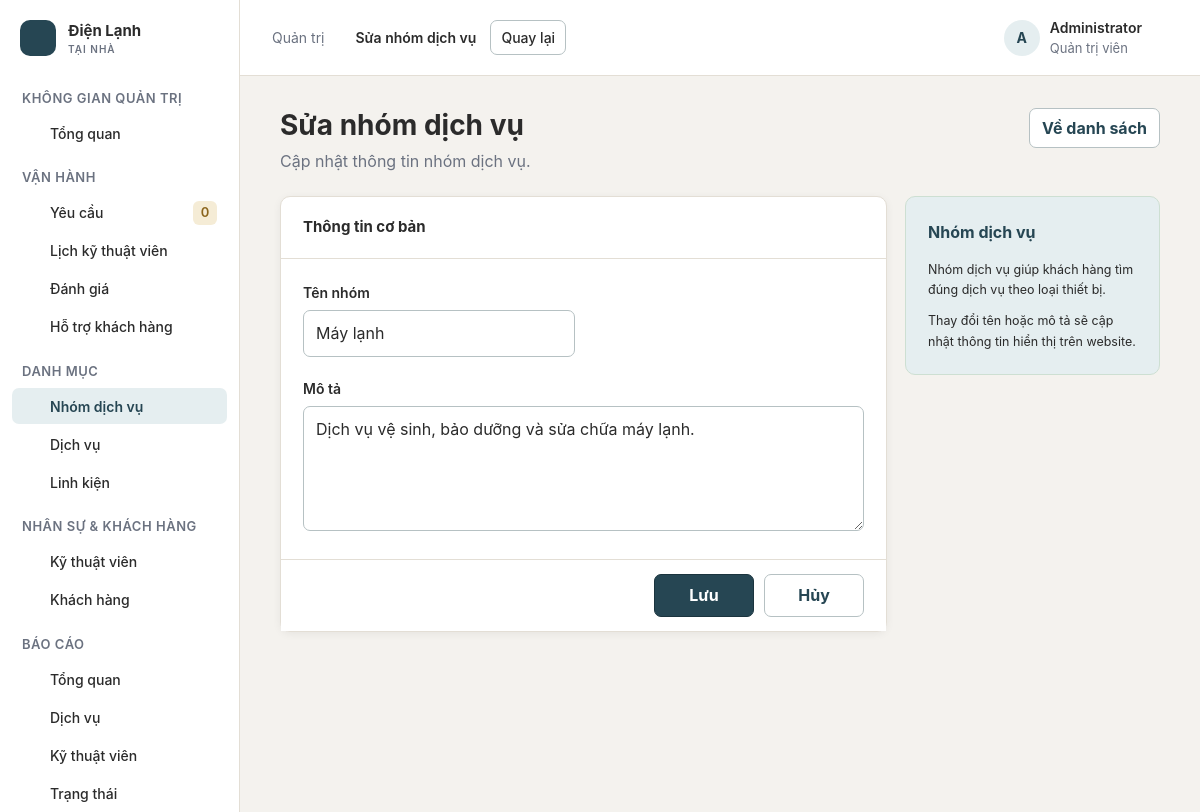
The app's page /scr/admin/categoryEdit/2 (signed in) with its own data.
### tables this page shows
CREATE TABLE IF NOT EXISTS service_categories (
    id INT UNSIGNED NOT NULL AUTO_INCREMENT,
    name VARCHAR(150) NOT NULL,
    description TEXT DEFAULT NULL,
    icon VARCHAR(100) DEFAULT NULL,
    status TINYINT(1) NOT NULL DEFAULT 1,
    PRIMARY KEY (id),
    UNIQUE KEY uq_service_categories_name (name),
    KEY idx_service_categories_status (status)
);

### scr/app/controllers/Controller.php (called while the page is built, shortened)
<?php
class Controller {
    public function model($model) {
        return new $model();
    }
    public function view($path, $data = []) {
        $viewFile = dirname(__DIR__) . '/views/' . $path . '.php';
        extract($data, EXTR_SKIP);
        require $viewFile;
    }
}
?>

### scr/app/controllers/AdminController.php (called while the page is built, shortened)
<?php
class AdminController extends Controller
{
    public function categoryEdit($id = 0)
    {
        $model = $this->model('CategoryModel');
        $category = $model->find((int) $id);
        $this->view('admin/category-form', ['title' => 'Sửa nhóm dịch vụ', 'category' => $category]);
    }
}

### scr/index.php (called while the page is built, shortened)
<?php
require_once __DIR__ . '/config/config.php';
require_once __DIR__ . '/app/controllers/Controller.php';
require_once __DIR__ . '/config/database.php';
$rawUrl = $_GET['url'] ?? 'home';
$rawUrl = trim($rawUrl, '/');
$segments = $rawUrl === '' ? ['home'] : explode('/', $rawUrl);
$controller = new $controllerName();
$action = $segments[1] ?? 'index';
$arguments = array_slice($segments, 2, 4);
call_user_func_array([$controller, $action], $arguments);
?>

### scr/config/config.php (called while the page is built, shortened)
<?php
function url($path = '')
{
    $path = (string) $path;
    return rtrim(BASE_URL, '/') . '/' . ltrim($path, '/');
}

### scr/app/models/CategoryModel.php (called while the page is built, shortened)
<?php
require_once __DIR__ . '/../../config/database.php';
class CategoryModel
{
    private $conn;
    public function __construct()
    {
        $database = new Database();
        $this->conn = $database->getConnection();
    }
    public function find($id)
    {
        $statement = $this->conn->prepare('SELECT id, name, description, status FROM service_categories WHERE id = :id');
        $statement->execute([':id' => (int) $id]);
        return $statement->fetch(PDO::FETCH_ASSOC);
    }
}

### scr/config/database.php (called while the page is built, shortened)
<?php
require_once __DIR__ . '/config.php';
class Database {
    public function getConnection() {
        $this->conn = null;
        try {
            $this->conn = new PDO(
                'mysql:host=' . DB_HOST . ';port=' . DB_PORT . ';dbname=' . DB_NAME . ';charset=utf8mb4',
                DB_USER,
                DB_PASS,
                [
                    PDO::ATTR_ERRMODE => PDO::ERRMODE_EXCEPTION,
                    PDO::ATTR_DEFAULT_FETCH_MODE => PDO::FETCH_ASSOC,
                    PDO::ATTR_EMULATE_PREPARES => false,
                ]
            );
            $this->conn->exec("SET time_zone = '+07:00'");
        } catch (PDOException $exception) {
            app_log('Database connection failed: ' . $exception->getMessage());
            throw new RuntimeException('Không thể kết nối cơ sở dữ liệu.', 0, $exception);
        }
        return $this->conn;
    }
}
?>

### scr/app/views/admin/category-form.php (the view, shortened to what this page needs)
<div class="page-head">
    <div><h1><?= htmlspecialchars($title, ENT_QUOTES, 'UTF-8') ?></h1><p>Cập nhật thông tin nhóm dịch vụ.</p></div>
    <a class="button button-secondary" href="<?= htmlspecialchars(url('/admin/categories'), ENT_QUOTES, 'UTF-8') ?>">Về danh sách</a>
</div>
<div class="admin-form-layout">
    <section class="card admin-form">
        <div class="admin-form-title"><h2>Thông tin cơ bản</h2></div>
        <form method="post">
            <div class="form-group">
                <label for="name">Tên nhóm</label>
                <input id="name" name="name" required value="<?= htmlspecialchars($category['name'] ?? '', ENT_QUOTES, 'UTF-8') ?>">
            </div>
            <div class="form-group form-full">
                <label for="description">Mô tả</label>
                <textarea id="description" name="description" rows="4"><?= htmlspecialchars($category['description'] ?? '', ENT_QUOTES, 'UTF-8') ?></textarea>
            </div>
            <div class="form-actions">
                <button type="submit">Lưu</button>
                <a class="button button-secondary" href="<?= htmlspecialchars(url('/admin/categories'), ENT_QUOTES, 'UTF-8') ?>">Hủy</a>
            </div>
        </form>
    </section>
    <aside class="admin-form-help">
        <h2>Nhóm dịch vụ</h2>
        <p>Nhóm dịch vụ giúp khách hàng tìm đúng dịch vụ theo loại thiết bị.</p>
        <p><?= empty($category) ? 'Đặt tên ngắn gọn, dễ hiểu và mô tả các thiết bị phù hợp.' : 'Thay đổi tên hoặc mô tả sẽ cập nhật thông tin hiển thị trên website.' ?></p>
    </aside>
</div>

### records on screen
service_categories: name "Máy lạnh", description "Dịch vụ vệ sinh, bảo dưỡng và sửa chữa máy lạnh."

### other values on screen
$groupTitle "KHÔNG GIAN QUẢN TRỊ"
$label "Tổng quan"
$groupTitle "VẬN HÀNH"
$label "Yêu cầu"
$item[3] "0"
$label "Lịch kỹ thuật viên"
$label "Đánh giá"
$label "Hỗ trợ khách hàng"
$groupTitle "DANH MỤC"
$label "Nhóm dịch vụ"
$label "Dịch vụ"
$label "Linh kiện"
$groupTitle "NHÂN SỰ & KHÁCH HÀNG"
$label "Kỹ thuật viên"
$label "Khách hàng"
